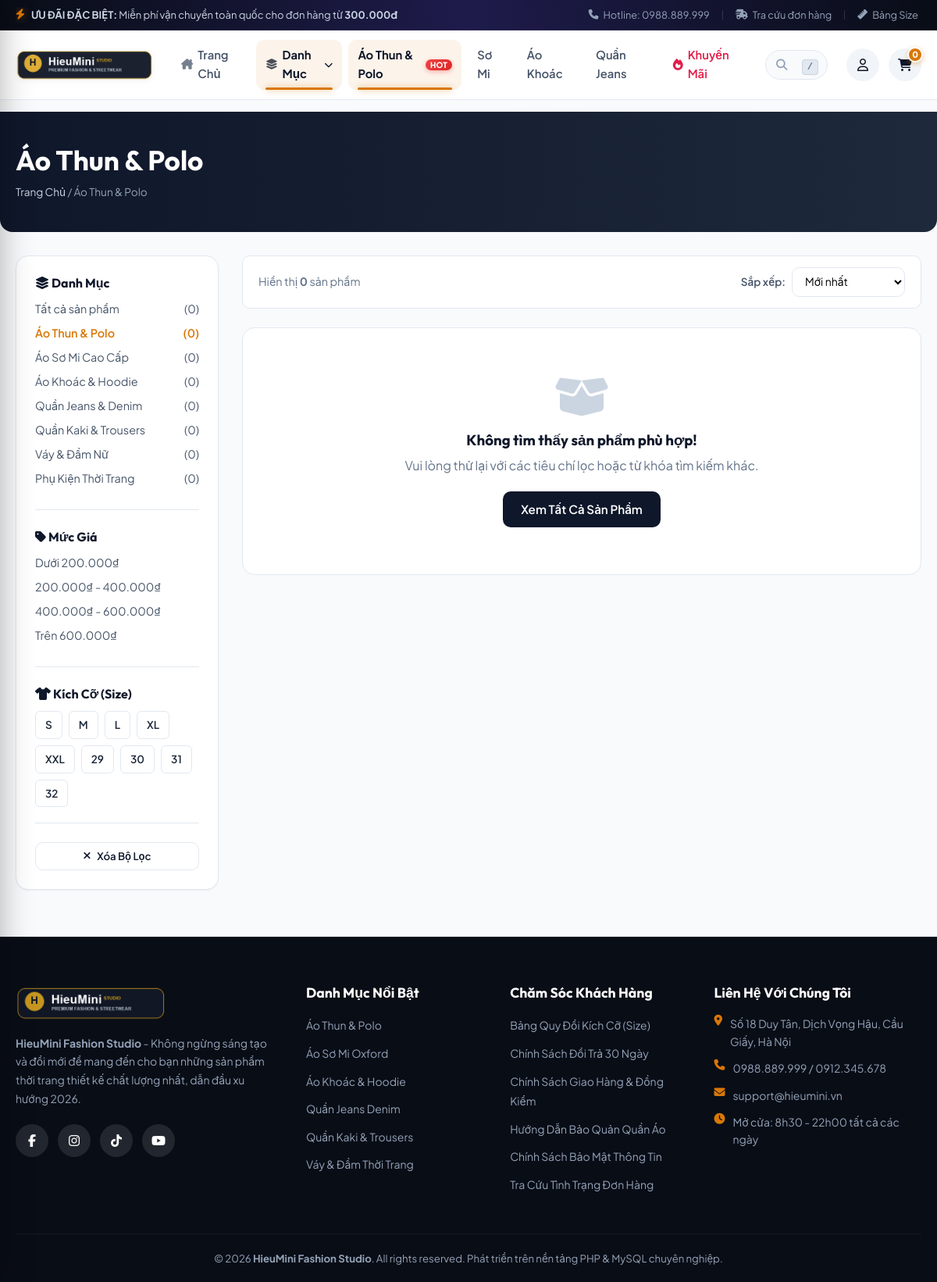
/products.php?cat=ao-thun-polo, run on the app's committed database.
### tables this page shows
CREATE TABLE IF NOT EXISTS `categories` (
    `id` INT AUTO_INCREMENT PRIMARY KEY,
    `name` VARCHAR(100) NOT NULL,
    `slug` VARCHAR(100) NOT NULL UNIQUE,
    `description` TEXT DEFAULT NULL,
    `image` VARCHAR(255) DEFAULT NULL,
    `status` TINYINT(1) DEFAULT 1,
    `created_at` TIMESTAMP DEFAULT CURRENT_TIMESTAMP
);

### products.php (the view, shortened to what this page needs)
<?php
require_once __DIR__ . '/includes/header.php';
$catSlug = isset($_GET['cat']) ? trim($_GET['cat']) : '';
$keyword = isset($_GET['keyword']) ? trim($_GET['keyword']) : '';
$priceRange = isset($_GET['price']) ? trim($_GET['price']) : '';
$selectedSize = isset($_GET['size']) ? trim($_GET['size']) : '';
$sort = isset($_GET['sort']) ? trim($_GET['sort']) : 'newest';
$cats = $pdo->query("SELECT c.*, COUNT(p.id) as product_count FROM categories c LEFT JOIN products p ON c.id = p.category_id AND p.status = 1 WHERE c.status = 1 GROUP BY c.id ORDER BY c.id ASC")->fetchAll();
$query = "SELECT p.*, c.name as category_name, c.slug as category_slug FROM products p JOIN categories c ON p.category_id = c.id WHERE p.status = 1";
$params = [];
if ($catSlug) {
    $query .= " AND c.slug = ?";
    $params[] = $catSlug;
}
switch ($sort) {
    case 'newest':
    default:
        $query .= " ORDER BY p.id DESC";
        break;
}
$stmt = $pdo->prepare($query);
$stmt->execute($params);
$products = $stmt->fetchAll();
$currentCatName = "Tất Cả Sản Phẩm Thời Trang";
if ($catSlug) {
    foreach ($cats as $c) {
        if ($c['slug'] === $catSlug) {
            $currentCatName = $c['name'];
            break;
        }
    }
}
?>
<div class="page-header-banner">
    <div class="container">
        <h1><?= htmlspecialchars($currentCatName) ?></h1>
        <div class="breadcrumbs">
            <a href="index.php">Trang Chủ</a> / <span><?= htmlspecialchars($currentCatName) ?></span>
        </div>
    </div>
</div>
<div class="container">
    <div class="shop-layout">
        <aside class="shop-sidebar">
            <div class="filter-group">
                <h4 class="filter-title"><i class="fa-solid fa-layer-group"></i> Danh Mục</h4>
                <ul class="filter-list">
                    <li>
                        <a href="products.php" class="<?= empty($catSlug) ? 'active' : '' ?>">
                            <span>Tất cả sản phẩm</span>
                            <span>(<?= array_sum(array_column($cats, 'product_count')) ?>)</span>
                        </a>
                    </li>
                    <?php foreach ($cats as $c): ?>
                        <li>
                            <a href="products.php?cat=<?= $c['slug'] ?>" class="<?= $catSlug === $c['slug'] ? 'active' : '' ?>">
                                <span><?= htmlspecialchars($c['name']) ?></span>
                                <span>(<?= $c['product_count'] ?>)</span>
                            </a>
                        </li>
                    <?php endforeach; ?>
                </ul>
            </div>
            <div class="filter-group">
                <h4 class="filter-title"><i class="fa-solid fa-tag"></i> Mức Giá</h4>
                <ul class="filter-list">
                    <li><a href="products.php?<?= http_build_query(array_merge($_GET, ['price' => 'under_200'])) ?>" class="<?= $priceRange === 'under_200' ? 'active' : '' ?>">Dưới 200.000₫</a></li>
                    <li><a href="products.php?<?= http_build_query(array_merge($_GET, ['price' => '200_400'])) ?>" class="<?= $priceRange === '200_400' ? 'active' : '' ?>">200.000₫ - 400.000₫</a></li>
                    <li><a href="products.php?<?= http_build_query(array_merge($_GET, ['price' => '400_600'])) ?>" class="<?= $priceRange === '400_600' ? 'active' : '' ?>">400.000₫ - 600.000₫</a></li>
                    <li><a href="products.php?<?= http_build_query(array_merge($_GET, ['price' => 'above_600'])) ?>" class="<?= $priceRange === 'above_600' ? 'active' : '' ?>">Trên 600.000₫</a></li>
                </ul>
            </div>
            <div class="filter-group">
                <h4 class="filter-title"><i class="fa-solid fa-shirt"></i> Kích Cỡ (Size)</h4>
                <div class="size-pill-group">
                    <?php $sizesList = ['S', 'M', 'L', 'XL', 'XXL', '29', '30', '31', '32']; ?>
                    <?php foreach ($sizesList as $sz): ?>
                        <a href="products.php?<?= http_build_query(array_merge($_GET, ['size' => ($selectedSize === $sz ? '' : $sz)])) ?>" class="size-pill <?= $selectedSize === $sz ? 'active' : '' ?>">
                            <?= $sz ?>
                        </a>
                    <?php endforeach; ?>
                </div>
            </div>
            <?php if ($catSlug || $keyword || $priceRange || $selectedSize): ?>
                <div style="margin-top: 20px;">
                    <a href="products.php" class="btn btn-outline btn-sm btn-block">
                        <i class="fa-solid fa-xmark"></i> Xóa Bộ Lọc
                    </a>
                </div>
            <?php endif; ?>
        </aside>
        <main>
            <div class="shop-top-toolbar">
                <div style="font-size: 0.9rem; color: var(--text-muted);">
                    Hiển thị <strong><?= count($products) ?></strong> sản phẩm
                </div>
                <form method="GET" style="display: flex; align-items: center; gap: 8px;">
                    <label style="font-size: 0.85rem; color: var(--secondary); font-weight: 600;">Sắp xếp:</label>
                    <select name="sort" class="sort-select" onchange="this.form.submit()">
                        <option value="newest" <?= $sort === 'newest' ? 'selected' : '' ?>>Mới nhất</option>
                    </select>
                </form>
            </div>
            <?php if (empty($products)): ?>
                <div style="background: #fff; border-radius: var(--radius-lg); padding: 60px; text-align: center; border: 1px solid var(--border);">
                    <i class="fa-solid fa-box-open" style="font-size: 3.5rem; color: #cbd5e1; margin-bottom: 16px;"></i>
                    <h3 style="margin-bottom: 8px;">Không tìm thấy sản phẩm phù hợp!</h3>
                    <p style="color: var(--text-muted); margin-bottom: 20px;">Vui lòng thử lại với các tiêu chí lọc hoặc từ khóa tìm kiếm khác.</p>
                    <a href="products.php" class="btn btn-primary">Xem Tất Cả Sản Phẩm</a>
                </div>
            <?php endif; ?>
        </main>
    </div>
</div>
<?php require_once __DIR__ . '/includes/footer.php'; ?>

### assets/css/style.css (style rules this page uses)
:root { --primary: #0f172a; --primary-hover: #1e293b; --accent: #d97706; --accent-light: #fef3c7; --accent-hover: #b45309; --secondary: #475569; --success: #10b981; --danger: #ef4444; --warning: #f59e0b; --info: #0ea5e9; --bg-main: #f8fafc; --bg-card: #ffffff; --bg-dark: #090d16; --border: #e2e8f0; --border-focus: #cbd5e1; --text-main: #1e293b; --text-muted: #64748b; --text-light: #94a3b8; --text-white: #ffffff; --shadow-sm: 0 1px 2px 0 rgb(0 0 0 / 0.05); --shadow-md: 0 4px 6px -1px rgb(0 0 0 / 0.1), 0 2px 4px -2px rgb(0 0 0 / 0.1); --shadow-lg: 0 10px 15px -3px rgb(0 0 0 / 0.1), 0 4px 6px -4px rgb(0 0 0 / 0.1); --shadow-xl: 0 20px 25px -5px rgb(0 0 0 / 0.1), 0 8px 10px -6px rgb(0 0 0 / 0.1); --radius-sm: 6px; --radius-md: 10px; --radius-lg: 16px; --radius-full: 9999px; --transition: all 0.25s cubic-bezier(0.4, 0, 0.2, 1); --font-main: 'Plus Jakarta Sans', -apple-system, BlinkMacSystemFont, sans-serif; --font-heading: 'Outfit', sans-serif; }
*, *::before, *::after { box-sizing: border-box; margin: 0; padding: 0; }
html { scroll-behavior: smooth; }
body { font-family: var(--font-main); background-color: var(--bg-main); color: var(--text-main); line-height: 1.6; -webkit-font-smoothing: antialiased; }
ul { list-style: none; }
button, input, select, textarea { font-family: inherit; font-size: inherit; }
.container { width: 100%; max-width: 1240px; margin-left: auto; margin-right: auto; padding-left: 20px; padding-right: 20px; }
h1, h2, h3, h4, h5, h6 { font-family: var(--font-heading); font-weight: 700; color: var(--primary); line-height: 1.25; }
.btn { display: inline-flex; align-items: center; justify-content: center; gap: 8px; padding: 10px 22px; border-radius: var(--radius-md); font-weight: 600; font-size: 0.95rem; border: 1px solid transparent; cursor: pointer; transition: var(--transition); }
.btn-primary { background: var(--primary); color: white; }
.btn-outline { border-color: var(--border); background: transparent; color: var(--primary); }
.btn-sm { padding: 6px 14px; font-size: 0.825rem; }
.btn-block { width: 100%; }
.page-header-banner { background: linear-gradient(to right, #0f172a, #1e293b); color: white; padding: 40px 0; margin-bottom: 30px; border-radius: 0 0 var(--radius-lg) var(--radius-lg); }
.page-header-banner h1 { color: white; font-size: 2.2rem; margin-bottom: 8px; }
.breadcrumbs { font-size: 0.85rem; color: #94a3b8; }
.breadcrumbs a { color: #cbd5e1; }
.shop-layout { display: grid; grid-template-columns: 260px 1fr; gap: 30px; margin-bottom: 60px; }
.shop-sidebar { background: #fff; padding: 24px; border-radius: var(--radius-lg); border: 1px solid var(--border); box-shadow: var(--shadow-sm); height: fit-content; }
.filter-group { margin-bottom: 24px; padding-bottom: 20px; border-bottom: 1px solid var(--border); }
.filter-title { font-size: 1rem; font-weight: 700; margin-bottom: 12px; color: var(--primary); }
.filter-list li { margin-bottom: 8px; }
.filter-list a { font-size: 0.9rem; color: var(--secondary); display: flex; justify-content: space-between; }
.filter-list a:hover, .filter-list a.active { color: var(--accent); font-weight: 600; }
.size-pill-group { display: flex; flex-wrap: wrap; gap: 8px; }
.size-pill { padding: 6px 12px; border: 1px solid var(--border); border-radius: var(--radius-sm); font-size: 0.85rem; font-weight: 600; cursor: pointer; background: #fff; transition: var(--transition); }
.shop-top-toolbar { background: #fff; padding: 14px 20px; border-radius: var(--radius-md); border: 1px solid var(--border); display: flex; justify-content: space-between; align-items: center; margin-bottom: 24px; }
.sort-select { padding: 8px 12px; border-radius: var(--radius-md); border: 1px solid var(--border); font-size: 0.875rem; background: #fff; }

### data on the page
categories: name "Áo Thun & Polo", product_count "0"
categories: name "Áo Sơ Mi Cao Cấp", product_count "0"
categories: name "Áo Khoác & Hoodie", product_count "0"
categories: name "Quần Jeans & Denim", product_count "0"
categories: name "Quần Kaki & Trousers", product_count "0"
categories: name "Váy & Đầm Nữ", product_count "0"
categories: name "Phụ Kiện Thời Trang", product_count "0"

### other printed values
$cartCount "0"
array_sum(array_column($cats, 'product_count')) "0"
$sz "S"
$sz "M"
$sz "L"
$sz "XL"
$sz "XXL"
$sz "29"
$sz "30"
$sz "31"
$sz "32"
count($products) "0"
